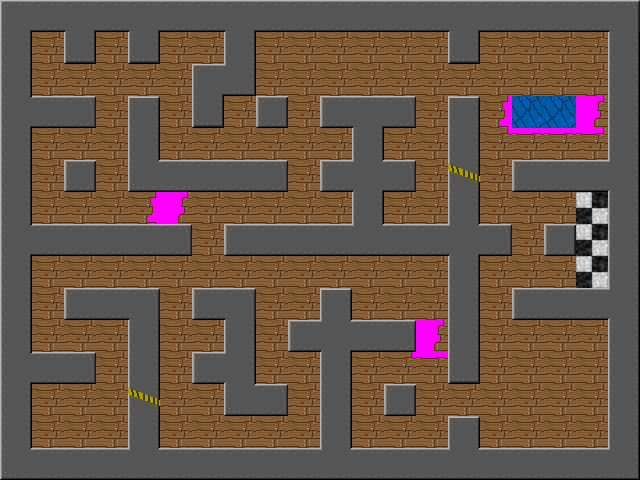

This game map was drawn from its Tiled (.tmx) file and the tilesets committed beside it. A one-line description and the trimmed map source follow:
An orthogonal 20x15 tile map with 32x32 px tiles, 3 tile layers (bg, floor, walls) and 8 objects (4x door, 2x button, 2x start).

<map version="1.0" orientation="orthogonal" width="20" height="15" tilewidth="32" tileheight="32">
 <tileset firstgid="1" name="tiles" tilewidth="32" tileheight="32">
  <image source="tiles.png" trans="ff00ff" width="256" height="256" />
  <tile id="0">
   <properties>
    <property name="walkable" value="false" />
   </properties>
  </tile>
  <tile id="1">
   <properties>
    <property name="walkable" value="false" />
   </properties>
  </tile>
  <tile id="2">
   <properties>
    <property name="walkable" value="false" />
   </properties>
  </tile>
  <tile id="3">
   <properties>
    <property name="walkable" value="false" />
   </properties>
  </tile>
  <tile id="5">
   <properties>
    <property name="goal" value="" />
   </properties>
  </tile>
  <tile id="8">
   <properties>
    <property name="walkable" value="false" />
   </properties>
  </tile>
  <tile id="9">
   <properties>
    <property name="walkable" value="false" />
   </properties>
  </tile>
  <tile id="10">
   <properties>
    <property name="walkable" value="false" />
   </properties>
  </tile>
  <tile id="11">
   <properties>
    <property name="walkable" value="false" />
   </properties>
  </tile>
  <tile id="16">
   <properties>
    <property name="walkable" value="false" />
   </properties>
  </tile>
  <tile id="17">
   <properties>
    <property name="walkable" value="false" />
   </properties>
  </tile>
  <tile id="18">
   <properties>
    <property name="walkable" value="false" />
   </properties>
  </tile>
  <tile id="19">
   <properties>
    <property name="walkable" value="false" />
   </properties>
  </tile>
  <tile id="21">
   <properties>
    <property name="door" value="" />
   </properties>
  </tile>
  <tile id="24">
   <properties>
    <property name="walkable" value="false" />
   </properties>
  </tile>
  <tile id="25">
   <properties>
    <property name="walkable" value="false" />
   </properties>
  </tile>
  <tile id="26">
   <properties>
    <property name="walkable" value="false" />
   </properties>
  </tile>
  <tile id="27">
   <properties>
    <property name="walkable" value="false" />
   </properties>
  </tile>
  <tile id="29">
   <properties>
    <property name="door" value="" />
   </properties>
  </tile>
  <tile id="37">
   <properties>
    <property name="walkable" value="false" />
   </properties>
  </tile>
 </tileset>
 <layer name="bg" width="20" height="15">
  <data>[300 cells, 300 non-empty, 1 distinct tile ids]</data>
 </layer>
 <layer name="floor" width="20" height="15">
  <data>[300 cells, 298 non-empty, 9 distinct tile ids]</data>
 </layer>
 <layer name="walls" width="20" height="15">
  <data>[300 cells, 150 non-empty, 18 distinct tile ids]</data>
 </layer>
 <objectgroup name="objects" width="20" height="15">
  <object name="door2" type="door" gid="22" x="448" y="96">
   <properties>
    <property name="direction" value="south" />
    <property name="id" value="door2" />
   </properties>
  </object>
  <object name="button1" type="button" gid="15" x="96" y="448">
   <properties>
    <property name="id" value="button1" />
    <property name="trigger" value="door1" />
   </properties>
  </object>
  <object name="door1" type="door" gid="30" x="96" y="384">
   <properties>
    <property name="direction" value="west" />
    <property name="id" value="door1" />
   </properties>
  </object>
  <object name="door3" type="door" gid="30" x="192" y="256">
   <properties>
    <property name="direction" value="west" />
    <property name="id" value="door3" />
   </properties>
  </object>
  <object name="button2" type="button" gid="15" x="96" y="192">
   <properties>
    <property name="id" value="button2" />
   </properties>
  </object>
  <object name="door3" type="door" gid="30" x="96" y="128">
   <properties>
    <property name="direction" value="west" />
    <property name="id" value="door3" />
   </properties>
  </object>
  <object name="start1" type="start" x="32" y="32" width="32" height="32">
   <ellipse />
  </object>
  <object name="start2" type="start" x="32" y="416" width="32" height="32">
   <ellipse />
  </object>
 </objectgroup>
</map>